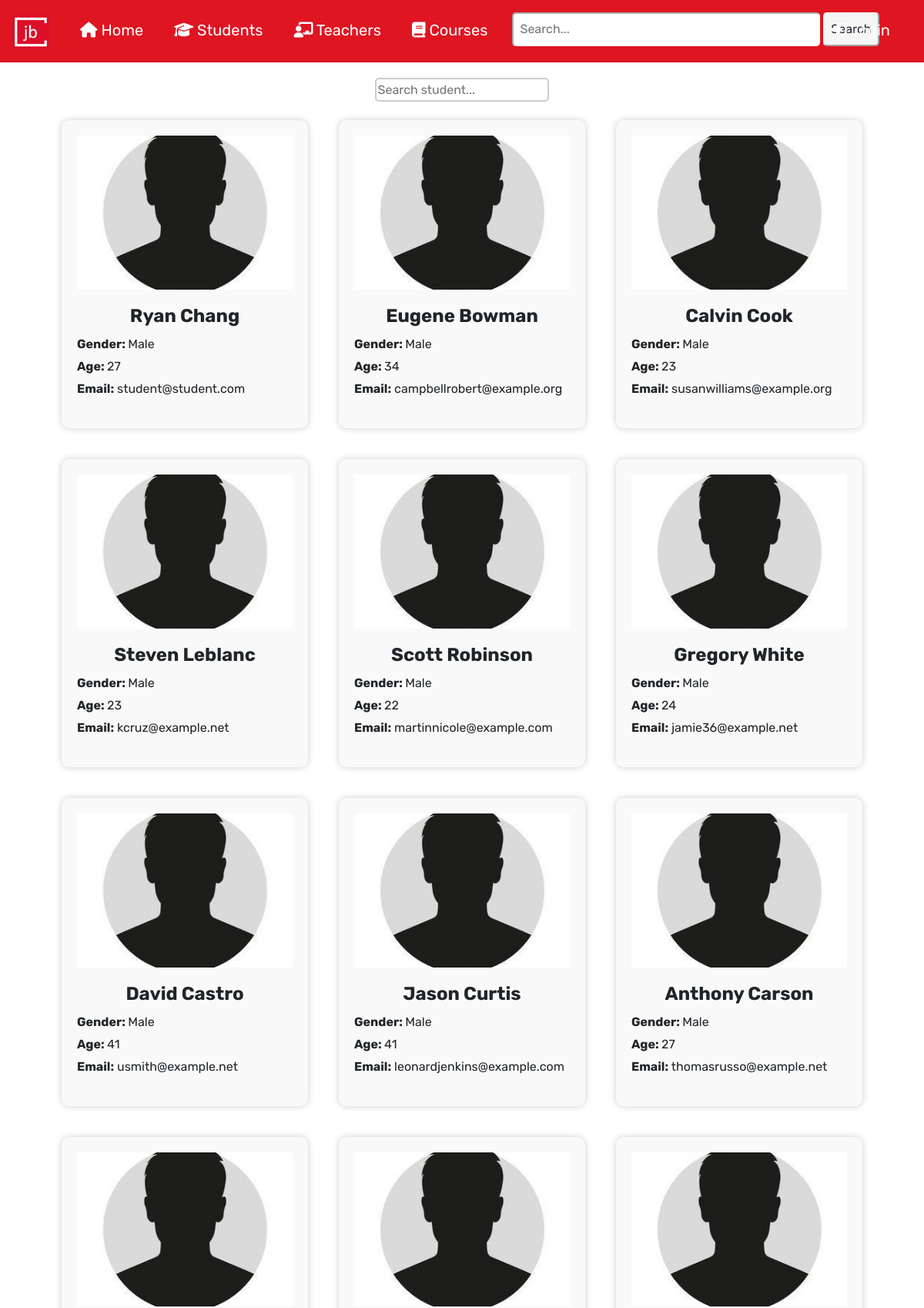
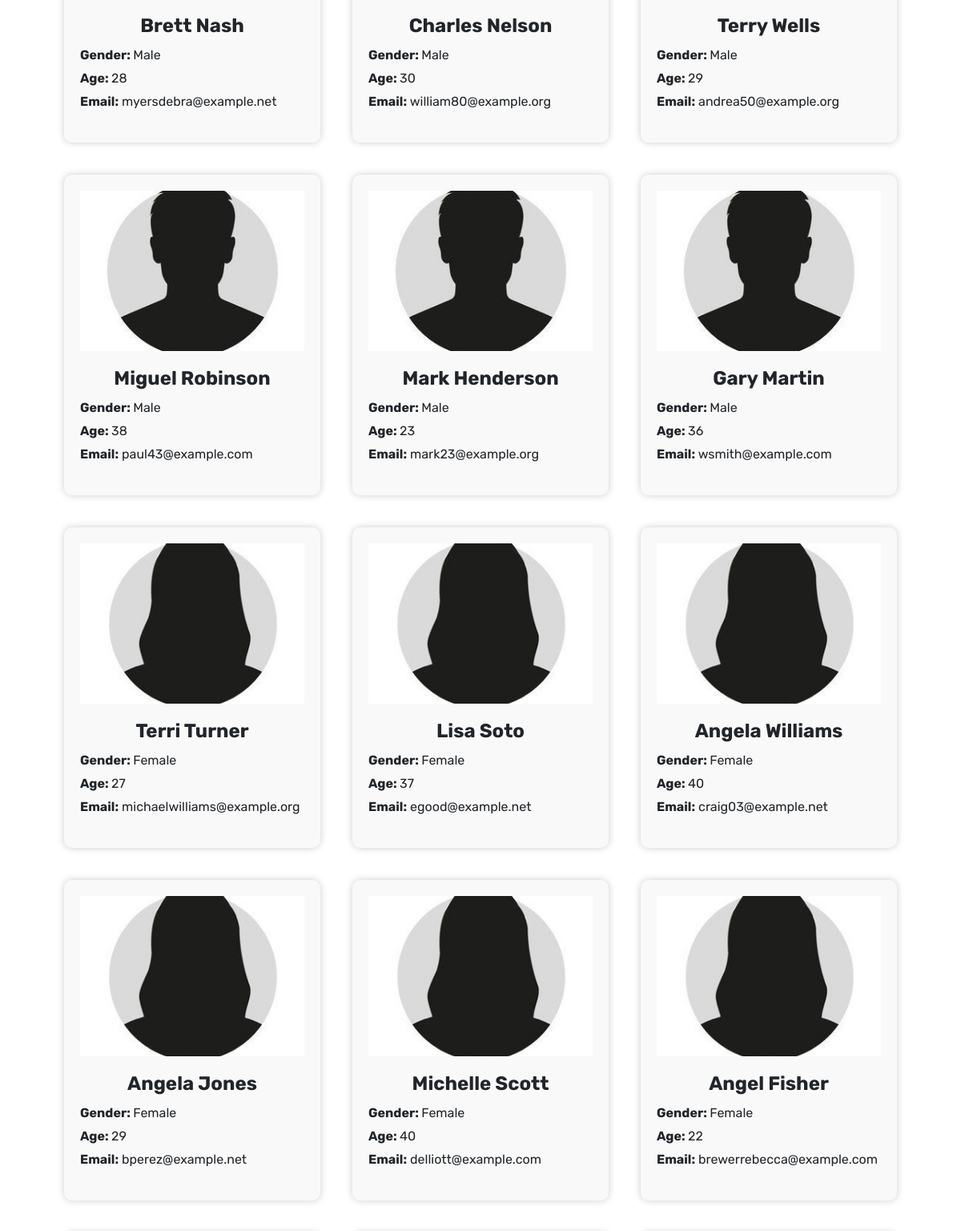
/students (upper part), run on the app's committed database (2 pictures, top to bottom).
### tables this page shows
CREATE TABLE students (
            student_id                INTEGER     PRIMARY KEY
          , user_id                   INTEGER     NOT NULL        UNIQUE
          , name                      TEXT        NOT NULL
          , image                     TEXT        NOT NULL
          , gender                    TEXT        NOT NULL
          , birth_date                TEXT        NOT NULL
          , phone                     TEXT        NOT NULL
          , address                   TEXT        NOT NULL
          , FOREIGN KEY (user_id) REFERENCES users (user_id)
        );

CREATE TABLE users (
            user_id                   INTEGER     PRIMARY KEY
          , role                      TEXT        NOT NULL
          , email                     TEXT        NOT NULL        UNIQUE
          , password                  TEXT        NOT NULL
        );

### app.py (the view)
@app.route('/students')
def show_students():
    students_tupple = execute_query(f"""
        SELECT name
             , gender
             , phone
             , birth_date
             , round((julianday(CURRENT_DATE)-julianday(birth_date))/365,2) as age
             , image
             , email
        FROM students
        INNER JOIN users ON students.user_id = users.user_id
        """)
    return render_template('students.html', students=students_tupple)

### app.py (called while the page is built)
@app.before_request
def auth():
    path_teacher_list = ['/teacher_panel']
    if "role" not in session.keys():
        session["username"]='anonymous'
        session["role"]='anonymous'
    if session["role"] != 'Admin':
        if 'admin' in request.full_path:
            return abort(403)
    if session["role"] != 'Teacher':
        if any(route in request.full_path for route in path_teacher_list):
            return abort(403)

### setup_db.py (called while the page is built)
def execute_query(schema):
    cur.execute(schema)
    conn.commit()
    return cur.fetchall()

### templates/students.html (shortened to what this page needs)
{% extends "base.html" %}
{% block content %}
<div class="search-container-div">
  <form>
    <input type="text" placeholder="Search student..." id="search-bar" class="search-course-student-teacher">
  </form>
</div>
<div class="user-card-container">
  {% for student in students %}
  <div class="user-card">
    <img src="{{ student[5] }}" alt="Student">
    <h2>{{ student[0] }}</h2>
    <p><b>Gender: </b>{{ student[1] }}</p>
    <p><b>Age: </b> {{ student[4]|round|int }}</p>
    <p><b>Email:</b> {{ student[6] }}</p>
  </div>
  {% endfor %}
</div>
{% endblock %}

### static/css/style.css (style rules this page uses)
* { font-family: 'Rubik'; }
input { padding: 0.2vh; border-radius: 5px; border-color: rgb(255, 255, 255, 255); }
form { padding: 0.5vh; }
.user-card-container { display: flex; flex-wrap: wrap; justify-content: center; }
.user-card { padding: 2.5vh; width: 320px; height: 400px; background-color: #f9f9f9; border-radius: 10px; box-shadow: 0 0 10px rgba(0, 0, 0, 0.2); margin: 20px; overflow: hidden; }
.user-card img { width: 100%; height: 200px; object-fit: cover; }
.user-card h2 { margin: 20px 0 10px; font-size: 24px; font-weight: bold; text-align: center; }
.user-card p { margin: 5px 0; font-size: 16px; text-align: left; }
.search-course-student-teacher { border-radius: 5px; border: 2px solid #ccc; font-size: 16px; outline: none; box-sizing: border-box; }
.search-container-div { display: flex; justify-content: center; padding-top: 2vh; }

### data on the page
students: image (placeholder picture), name "Ryan Chang", gender "Male", student "27", email "student@student.com"
students: image (placeholder picture), name "Eugene Bowman", gender "Male", student "34", email "campbellrobert@example.org"
students: image (placeholder picture), name "Calvin Cook", gender "Male", student "23", email "susanwilliams@example.org"
students: image (placeholder picture), name "Steven Leblanc", gender "Male", student "23", email "kcruz@example.net"
students: image (placeholder picture), name "Scott Robinson", gender "Male", student "22", email "martinnicole@example.com"
students: image (placeholder picture), name "Gregory White", gender "Male", student "24", email "jamie36@example.net"
students: image (placeholder picture), name "David Castro", gender "Male", student "41", email "usmith@example.net"
students: image (placeholder picture), name "Jason Curtis", gender "Male", student "41", email "leonardjenkins@example.com"
students: image (placeholder picture), name "Anthony Carson", gender "Male", student "27", email "thomasrusso@example.net"
students: image (placeholder picture), name "Brett Nash", gender "Male", student "28", email "myersdebra@example.net"
students: image (placeholder picture), name "Charles Nelson", gender "Male", student "30", email "william80@example.org"
students: image (placeholder picture), name "Terry Wells", gender "Male", student "29", email "andrea50@example.org"
students: image (placeholder picture), name "Miguel Robinson", gender "Male", student "38", email "paul43@example.com"
students: image (placeholder picture), name "Mark Henderson", gender "Male", student "23", email "mark23@example.org"
students: image (placeholder picture), name "Gary Martin", gender "Male", student "36", email "wsmith@example.com"
students: image (placeholder picture), name "Terri Turner", gender "Female", student "27", email "michaelwilliams@example.org"
students: image (placeholder picture), name "Lisa Soto", gender "Female", student "37", email "egood@example.net"
students: image (placeholder picture), name "Angela Williams", gender "Female", student "40", email "craig03@example.net"
students: image (placeholder picture), name "Angela Jones", gender "Female", student "29", email "bperez@example.net"
students: image (placeholder picture), name "Michelle Scott", gender "Female", student "40", email "delliott@example.com"
students: image (placeholder picture), name "Angel Fisher", gender "Female", user "22", email "brewerrebecca@example.com"
